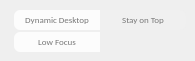
    <widget class="QWidget" name="tabSettings">
     <attribute name="title">
      <string>Settings</string>
     </attribute>
     <widget class="QWidget" name="gridWidgetSettings" native="true">
      <property name="geometry">
       <rect>
        <x>14</x>
        <y>10</y>
        <width>172</width>
        <height>42</height>
       </rect>
      </property>
      <property name="styleSheet">
       <string notr="true"/>
      </property>
      <layout class="QGridLayout" name="gridLayoutFile_3">
       <property name="sizeConstraint">
        <enum>QLayout::SetDefaultConstraint</enum>
       </property>
       <property name="leftMargin">
        <number>0</number>
       </property>
       <property name="topMargin">
        <number>0</number>
       </property>
       <property name="rightMargin">
        <number>0</number>
       </property>
       <property name="bottomMargin">
        <number>0</number>
       </property>
       <property name="horizontalSpacing">
        <number>0</number>
       </property>
       <property name="verticalSpacing">
        <number>2</number>
       </property>
       <item row="0" column="1">
        <widget class="QPushButton" name="pushButtonSettingsStayOnTop">
         <property name="enabled">
          <bool>true</bool>
         </property>
         <property name="font">
          <font>
           <family>Calibri</family>
           <pointsize>7</pointsize>
          </font>
         </property>
         <property name="mouseTracking">
          <bool>true</bool>
         </property>
         <property name="styleSheet">
          <string notr="true">QPushButton{
	width: 79px;
	height: 20px;
	color: rgb(120, 120, 120);
	border-bottom-right-radius: 6px;
	border-top-right-radius: 6px;
	background-color: rgba(240, 240, 240, 200);
	outline: none;
}
QPushButton::hover{
	background-color: rgba(255, 255, 255, 240);
}

QPushButton::pressed {
	background-color: rgb(5, 110, 180);
	color: rgb(255, 255, 255);
}

QPushButton::checked{
	background-color: rgb(5, 110, 180);
	color: rgb(255, 255, 255);
}</string>
         </property>
         <property name="text">
          <string>Stay on Top</string>
         </property>
         <property name="checkable">
          <bool>true</bool>
         </property>
        </widget>
       </item>
       <item row="0" column="0">
        <widget class="QPushButton" name="pushButtonSettingsDynamic">
         <property name="enabled">
          <bool>true</bool>
         </property>
         <property name="font">
          <font>
           <family>Calibri</family>
           <pointsize>7</pointsize>
          </font>
         </property>
         <property name="mouseTracking">
          <bool>true</bool>
         </property>
         <property name="styleSheet">
          <string notr="true">QPushButton{
	width: 79px;
	height: 20px;
	color: rgb(120, 120, 120);
	border-bottom-left-radius: 6px;
	border-top-left-radius: 6px;
	background-color: rgba(255, 255, 255, 200);
	outline: none;
}
QPushButton::hover{
	background-color: rgba(255, 255, 255, 240);
}

QPushButton::pressed {
	background-color: rgb(5, 110, 180);
	color: rgb(255, 255, 255);
}

QPushButton::checked{
	background-color: rgb(5, 110, 180);
	color: rgb(255, 255, 255);
}</string>
         </property>
         <property name="text">
          <string>Dynamic Desktop</string>
         </property>
         <property name="checkable">
          <bool>true</bool>
         </property>
        </widget>
       </item>
       <item row="1" column="0">
        <widget class="QPushButton" name="pushButtonSettingsLowFocus">
         <property name="enabled">
          <bool>true</bool>
         </property>
         <property name="font">
          <font>
           <family>Calibri</family>
           <pointsize>7</pointsize>
          </font>
         </property>
         <property name="mouseTracking">
          <bool>true</bool>
         </property>
         <property name="styleSheet">
          <string notr="true">QPushButton{
	width: 79px;
	height: 20px;
	color: rgb(120, 120, 120);
	border-bottom-left-radius: 6px;
	border-top-left-radius: 6px;
	background-color: rgba(255, 255, 255, 200);
	outline: none;
}
QPushButton::hover{
	background-color: rgba(255, 255, 255, 240);
}

QPushButton::pressed {
	background-color: rgb(5, 110, 180);
	color: rgb(255, 255, 255);
}

QPushButton::checked{
	background-color: rgb(5, 110, 180);
	color: rgb(255, 255, 255);
}</string>
         </property>
         <property name="text">
          <string>Low Focus</string>
         </property>
         <property name="checkable">
          <bool>true</bool>
         </property>
        </widget>
       </item>
      </layout>
     </widget>
    </widget>
